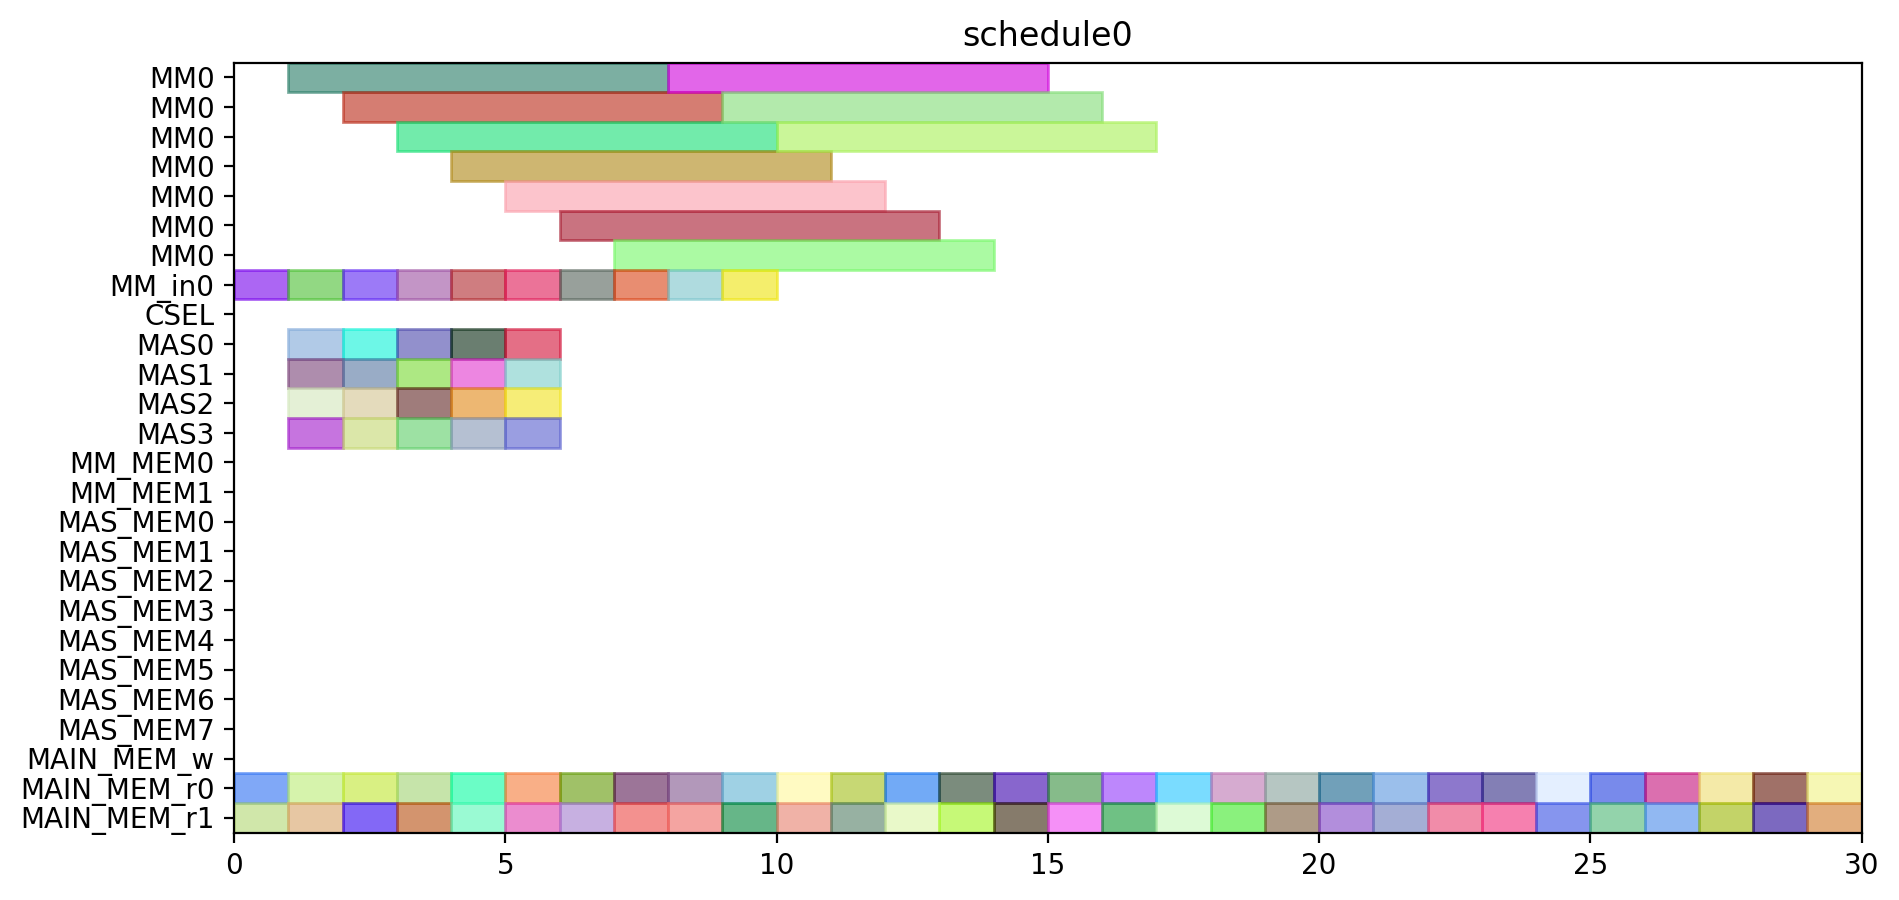

Here is the Python script that generated this plot:
from pyschedule import Scenario, solvers, plotters, alt


def solve():
	horizon = 131
	S = Scenario("schedule0", horizon=horizon)

	# resource
	MM = S.Resources('MM', num=1, size=7)
	MM_in = S.Resources('MM_in', num=1)
	CSEL = S.Resource('CSEL')
	MAS = S.Resources('MAS', num=4, size=1, periods=range(1, horizon))
	MM_MEM = S.Resources('MM_MEM', num=2)
	MAS_MEM = S.Resources('MAS_MEM', num=8)
	MAIN_MEM_w = S.Resource('MAIN_MEM_w', size=1)
	MAIN_MEM_r = S.Resources('MAIN_MEM_r', num=2)

	# result of previous scheduling

	# new tasks
	c_aa_a1_0 = S.Task('c_aa_a1_0', length=1, delay_cost=1)
	c_aa_a1_0 += alt(MAS)

	c_aa_a1_0_mem0 = S.Task('c_aa_a1_0_mem0', length=1, delay_cost=1)
	c_aa_a1_0_mem0 += MAIN_MEM_r[0]
	c_aa_a1_0_mem1 = S.Task('c_aa_a1_0_mem1', length=1, delay_cost=1)
	c_aa_a1_0_mem1 += MAIN_MEM_r[1]
	c_aa_a1_1 = S.Task('c_aa_a1_1', length=1, delay_cost=1)
	c_aa_a1_1 += alt(MAS)

	c_aa_a1_1_mem0 = S.Task('c_aa_a1_1_mem0', length=1, delay_cost=1)
	c_aa_a1_1_mem0 += MAIN_MEM_r[0]
	c_aa_a1_1_mem1 = S.Task('c_aa_a1_1_mem1', length=1, delay_cost=1)
	c_aa_a1_1_mem1 += MAIN_MEM_r[1]
	c_aa_t10 = S.Task('c_aa_t10', length=1, delay_cost=1)
	c_aa_t10 += alt(MAS)

	c_aa_t10_mem0 = S.Task('c_aa_t10_mem0', length=1, delay_cost=1)
	c_aa_t10_mem0 += MAIN_MEM_r[0]
	c_aa_t10_mem1 = S.Task('c_aa_t10_mem1', length=1, delay_cost=1)
	c_aa_t10_mem1 += MAIN_MEM_r[1]
	c_aa_t11 = S.Task('c_aa_t11', length=1, delay_cost=1)
	c_aa_t11 += alt(MAS)

	c_aa_t11_mem0 = S.Task('c_aa_t11_mem0', length=1, delay_cost=1)
	c_aa_t11_mem0 += MAIN_MEM_r[0]
	c_aa_t11_mem1 = S.Task('c_aa_t11_mem1', length=1, delay_cost=1)
	c_aa_t11_mem1 += MAIN_MEM_r[1]
	c_aa_t3_t0_in = S.Task('c_aa_t3_t0_in', length=1, delay_cost=1)
	c_aa_t3_t0_in += alt(MM_in)
	c_aa_t3_t0 = S.Task('c_aa_t3_t0', length=7, delay_cost=1)
	c_aa_t3_t0 += alt(MM)
	S += c_aa_t3_t0>=c_aa_t3_t0_in

	c_aa_t3_t0_mem0 = S.Task('c_aa_t3_t0_mem0', length=1, delay_cost=1)
	c_aa_t3_t0_mem0 += MAIN_MEM_r[0]
	c_aa_t3_t0_mem1 = S.Task('c_aa_t3_t0_mem1', length=1, delay_cost=1)
	c_aa_t3_t0_mem1 += MAIN_MEM_r[1]
	c_aa_t3_t1_in = S.Task('c_aa_t3_t1_in', length=1, delay_cost=1)
	c_aa_t3_t1_in += alt(MM_in)
	c_aa_t3_t1 = S.Task('c_aa_t3_t1', length=7, delay_cost=1)
	c_aa_t3_t1 += alt(MM)
	S += c_aa_t3_t1>=c_aa_t3_t1_in

	c_aa_t3_t1_mem0 = S.Task('c_aa_t3_t1_mem0', length=1, delay_cost=1)
	c_aa_t3_t1_mem0 += MAIN_MEM_r[0]
	c_aa_t3_t1_mem1 = S.Task('c_aa_t3_t1_mem1', length=1, delay_cost=1)
	c_aa_t3_t1_mem1 += MAIN_MEM_r[1]
	c_aa_t3_t2 = S.Task('c_aa_t3_t2', length=1, delay_cost=1)
	c_aa_t3_t2 += alt(MAS)

	c_aa_t3_t2_mem0 = S.Task('c_aa_t3_t2_mem0', length=1, delay_cost=1)
	c_aa_t3_t2_mem0 += MAIN_MEM_r[0]
	c_aa_t3_t2_mem1 = S.Task('c_aa_t3_t2_mem1', length=1, delay_cost=1)
	c_aa_t3_t2_mem1 += MAIN_MEM_r[1]
	c_aa_t3_t3 = S.Task('c_aa_t3_t3', length=1, delay_cost=1)
	c_aa_t3_t3 += alt(MAS)

	c_aa_t3_t3_mem0 = S.Task('c_aa_t3_t3_mem0', length=1, delay_cost=1)
	c_aa_t3_t3_mem0 += MAIN_MEM_r[0]
	c_aa_t3_t3_mem1 = S.Task('c_aa_t3_t3_mem1', length=1, delay_cost=1)
	c_aa_t3_t3_mem1 += MAIN_MEM_r[1]
	c_bb_a1_0 = S.Task('c_bb_a1_0', length=1, delay_cost=1)
	c_bb_a1_0 += alt(MAS)

	c_bb_a1_0_mem0 = S.Task('c_bb_a1_0_mem0', length=1, delay_cost=1)
	c_bb_a1_0_mem0 += MAIN_MEM_r[0]
	c_bb_a1_0_mem1 = S.Task('c_bb_a1_0_mem1', length=1, delay_cost=1)
	c_bb_a1_0_mem1 += MAIN_MEM_r[1]
	c_bb_a1_1 = S.Task('c_bb_a1_1', length=1, delay_cost=1)
	c_bb_a1_1 += alt(MAS)

	c_bb_a1_1_mem0 = S.Task('c_bb_a1_1_mem0', length=1, delay_cost=1)
	c_bb_a1_1_mem0 += MAIN_MEM_r[0]
	c_bb_a1_1_mem1 = S.Task('c_bb_a1_1_mem1', length=1, delay_cost=1)
	c_bb_a1_1_mem1 += MAIN_MEM_r[1]
	c_bb_t10 = S.Task('c_bb_t10', length=1, delay_cost=1)
	c_bb_t10 += alt(MAS)

	c_bb_t10_mem0 = S.Task('c_bb_t10_mem0', length=1, delay_cost=1)
	c_bb_t10_mem0 += MAIN_MEM_r[0]
	c_bb_t10_mem1 = S.Task('c_bb_t10_mem1', length=1, delay_cost=1)
	c_bb_t10_mem1 += MAIN_MEM_r[1]
	c_bb_t11 = S.Task('c_bb_t11', length=1, delay_cost=1)
	c_bb_t11 += alt(MAS)

	c_bb_t11_mem0 = S.Task('c_bb_t11_mem0', length=1, delay_cost=1)
	c_bb_t11_mem0 += MAIN_MEM_r[0]
	c_bb_t11_mem1 = S.Task('c_bb_t11_mem1', length=1, delay_cost=1)
	c_bb_t11_mem1 += MAIN_MEM_r[1]
	c_bb_t3_t0_in = S.Task('c_bb_t3_t0_in', length=1, delay_cost=1)
	c_bb_t3_t0_in += alt(MM_in)
	c_bb_t3_t0 = S.Task('c_bb_t3_t0', length=7, delay_cost=1)
	c_bb_t3_t0 += alt(MM)
	S += c_bb_t3_t0>=c_bb_t3_t0_in

	c_bb_t3_t0_mem0 = S.Task('c_bb_t3_t0_mem0', length=1, delay_cost=1)
	c_bb_t3_t0_mem0 += MAIN_MEM_r[0]
	c_bb_t3_t0_mem1 = S.Task('c_bb_t3_t0_mem1', length=1, delay_cost=1)
	c_bb_t3_t0_mem1 += MAIN_MEM_r[1]
	c_bb_t3_t1_in = S.Task('c_bb_t3_t1_in', length=1, delay_cost=1)
	c_bb_t3_t1_in += alt(MM_in)
	c_bb_t3_t1 = S.Task('c_bb_t3_t1', length=7, delay_cost=1)
	c_bb_t3_t1 += alt(MM)
	S += c_bb_t3_t1>=c_bb_t3_t1_in

	c_bb_t3_t1_mem0 = S.Task('c_bb_t3_t1_mem0', length=1, delay_cost=1)
	c_bb_t3_t1_mem0 += MAIN_MEM_r[0]
	c_bb_t3_t1_mem1 = S.Task('c_bb_t3_t1_mem1', length=1, delay_cost=1)
	c_bb_t3_t1_mem1 += MAIN_MEM_r[1]
	c_bb_t3_t2 = S.Task('c_bb_t3_t2', length=1, delay_cost=1)
	c_bb_t3_t2 += alt(MAS)

	c_bb_t3_t2_mem0 = S.Task('c_bb_t3_t2_mem0', length=1, delay_cost=1)
	c_bb_t3_t2_mem0 += MAIN_MEM_r[0]
	c_bb_t3_t2_mem1 = S.Task('c_bb_t3_t2_mem1', length=1, delay_cost=1)
	c_bb_t3_t2_mem1 += MAIN_MEM_r[1]
	c_bb_t3_t3 = S.Task('c_bb_t3_t3', length=1, delay_cost=1)
	c_bb_t3_t3 += alt(MAS)

	c_bb_t3_t3_mem0 = S.Task('c_bb_t3_t3_mem0', length=1, delay_cost=1)
	c_bb_t3_t3_mem0 += MAIN_MEM_r[0]
	c_bb_t3_t3_mem1 = S.Task('c_bb_t3_t3_mem1', length=1, delay_cost=1)
	c_bb_t3_t3_mem1 += MAIN_MEM_r[1]
	c_cc_a1_0 = S.Task('c_cc_a1_0', length=1, delay_cost=1)
	c_cc_a1_0 += alt(MAS)

	c_cc_a1_0_mem0 = S.Task('c_cc_a1_0_mem0', length=1, delay_cost=1)
	c_cc_a1_0_mem0 += MAIN_MEM_r[0]
	c_cc_a1_0_mem1 = S.Task('c_cc_a1_0_mem1', length=1, delay_cost=1)
	c_cc_a1_0_mem1 += MAIN_MEM_r[1]
	c_cc_a1_1 = S.Task('c_cc_a1_1', length=1, delay_cost=1)
	c_cc_a1_1 += alt(MAS)

	c_cc_a1_1_mem0 = S.Task('c_cc_a1_1_mem0', length=1, delay_cost=1)
	c_cc_a1_1_mem0 += MAIN_MEM_r[0]
	c_cc_a1_1_mem1 = S.Task('c_cc_a1_1_mem1', length=1, delay_cost=1)
	c_cc_a1_1_mem1 += MAIN_MEM_r[1]
	c_cc_t10 = S.Task('c_cc_t10', length=1, delay_cost=1)
	c_cc_t10 += alt(MAS)

	c_cc_t10_mem0 = S.Task('c_cc_t10_mem0', length=1, delay_cost=1)
	c_cc_t10_mem0 += MAIN_MEM_r[0]
	c_cc_t10_mem1 = S.Task('c_cc_t10_mem1', length=1, delay_cost=1)
	c_cc_t10_mem1 += MAIN_MEM_r[1]
	c_cc_t11 = S.Task('c_cc_t11', length=1, delay_cost=1)
	c_cc_t11 += alt(MAS)

	c_cc_t11_mem0 = S.Task('c_cc_t11_mem0', length=1, delay_cost=1)
	c_cc_t11_mem0 += MAIN_MEM_r[0]
	c_cc_t11_mem1 = S.Task('c_cc_t11_mem1', length=1, delay_cost=1)
	c_cc_t11_mem1 += MAIN_MEM_r[1]
	c_cc_t3_t0_in = S.Task('c_cc_t3_t0_in', length=1, delay_cost=1)
	c_cc_t3_t0_in += alt(MM_in)
	c_cc_t3_t0 = S.Task('c_cc_t3_t0', length=7, delay_cost=1)
	c_cc_t3_t0 += alt(MM)
	S += c_cc_t3_t0>=c_cc_t3_t0_in

	c_cc_t3_t0_mem0 = S.Task('c_cc_t3_t0_mem0', length=1, delay_cost=1)
	c_cc_t3_t0_mem0 += MAIN_MEM_r[0]
	c_cc_t3_t0_mem1 = S.Task('c_cc_t3_t0_mem1', length=1, delay_cost=1)
	c_cc_t3_t0_mem1 += MAIN_MEM_r[1]
	c_cc_t3_t1_in = S.Task('c_cc_t3_t1_in', length=1, delay_cost=1)
	c_cc_t3_t1_in += alt(MM_in)
	c_cc_t3_t1 = S.Task('c_cc_t3_t1', length=7, delay_cost=1)
	c_cc_t3_t1 += alt(MM)
	S += c_cc_t3_t1>=c_cc_t3_t1_in

	c_cc_t3_t1_mem0 = S.Task('c_cc_t3_t1_mem0', length=1, delay_cost=1)
	c_cc_t3_t1_mem0 += MAIN_MEM_r[0]
	c_cc_t3_t1_mem1 = S.Task('c_cc_t3_t1_mem1', length=1, delay_cost=1)
	c_cc_t3_t1_mem1 += MAIN_MEM_r[1]
	c_cc_t3_t2 = S.Task('c_cc_t3_t2', length=1, delay_cost=1)
	c_cc_t3_t2 += alt(MAS)

	c_cc_t3_t2_mem0 = S.Task('c_cc_t3_t2_mem0', length=1, delay_cost=1)
	c_cc_t3_t2_mem0 += MAIN_MEM_r[0]
	c_cc_t3_t2_mem1 = S.Task('c_cc_t3_t2_mem1', length=1, delay_cost=1)
	c_cc_t3_t2_mem1 += MAIN_MEM_r[1]
	c_cc_t3_t3 = S.Task('c_cc_t3_t3', length=1, delay_cost=1)
	c_cc_t3_t3 += alt(MAS)

	c_cc_t3_t3_mem0 = S.Task('c_cc_t3_t3_mem0', length=1, delay_cost=1)
	c_cc_t3_t3_mem0 += MAIN_MEM_r[0]
	c_cc_t3_t3_mem1 = S.Task('c_cc_t3_t3_mem1', length=1, delay_cost=1)
	c_cc_t3_t3_mem1 += MAIN_MEM_r[1]
	c_ab_t0_t0_in = S.Task('c_ab_t0_t0_in', length=1, delay_cost=1)
	c_ab_t0_t0_in += alt(MM_in)
	c_ab_t0_t0 = S.Task('c_ab_t0_t0', length=7, delay_cost=1)
	c_ab_t0_t0 += alt(MM)
	S += c_ab_t0_t0>=c_ab_t0_t0_in

	c_ab_t0_t0_mem0 = S.Task('c_ab_t0_t0_mem0', length=1, delay_cost=1)
	c_ab_t0_t0_mem0 += MAIN_MEM_r[0]
	c_ab_t0_t0_mem1 = S.Task('c_ab_t0_t0_mem1', length=1, delay_cost=1)
	c_ab_t0_t0_mem1 += MAIN_MEM_r[1]
	c_ab_t0_t1_in = S.Task('c_ab_t0_t1_in', length=1, delay_cost=1)
	c_ab_t0_t1_in += alt(MM_in)
	c_ab_t0_t1 = S.Task('c_ab_t0_t1', length=7, delay_cost=1)
	c_ab_t0_t1 += alt(MM)
	S += c_ab_t0_t1>=c_ab_t0_t1_in

	c_ab_t0_t1_mem0 = S.Task('c_ab_t0_t1_mem0', length=1, delay_cost=1)
	c_ab_t0_t1_mem0 += MAIN_MEM_r[0]
	c_ab_t0_t1_mem1 = S.Task('c_ab_t0_t1_mem1', length=1, delay_cost=1)
	c_ab_t0_t1_mem1 += MAIN_MEM_r[1]
	c_ab_t0_t2 = S.Task('c_ab_t0_t2', length=1, delay_cost=1)
	c_ab_t0_t2 += alt(MAS)

	c_ab_t0_t2_mem0 = S.Task('c_ab_t0_t2_mem0', length=1, delay_cost=1)
	c_ab_t0_t2_mem0 += MAIN_MEM_r[0]
	c_ab_t0_t2_mem1 = S.Task('c_ab_t0_t2_mem1', length=1, delay_cost=1)
	c_ab_t0_t2_mem1 += MAIN_MEM_r[1]
	c_ab_t0_t3 = S.Task('c_ab_t0_t3', length=1, delay_cost=1)
	c_ab_t0_t3 += alt(MAS)

	c_ab_t0_t3_mem0 = S.Task('c_ab_t0_t3_mem0', length=1, delay_cost=1)
	c_ab_t0_t3_mem0 += MAIN_MEM_r[0]
	c_ab_t0_t3_mem1 = S.Task('c_ab_t0_t3_mem1', length=1, delay_cost=1)
	c_ab_t0_t3_mem1 += MAIN_MEM_r[1]
	c_ab_t1_t0_in = S.Task('c_ab_t1_t0_in', length=1, delay_cost=1)
	c_ab_t1_t0_in += alt(MM_in)
	c_ab_t1_t0 = S.Task('c_ab_t1_t0', length=7, delay_cost=1)
	c_ab_t1_t0 += alt(MM)
	S += c_ab_t1_t0>=c_ab_t1_t0_in

	c_ab_t1_t0_mem0 = S.Task('c_ab_t1_t0_mem0', length=1, delay_cost=1)
	c_ab_t1_t0_mem0 += MAIN_MEM_r[0]
	c_ab_t1_t0_mem1 = S.Task('c_ab_t1_t0_mem1', length=1, delay_cost=1)
	c_ab_t1_t0_mem1 += MAIN_MEM_r[1]
	c_ab_t1_t1_in = S.Task('c_ab_t1_t1_in', length=1, delay_cost=1)
	c_ab_t1_t1_in += alt(MM_in)
	c_ab_t1_t1 = S.Task('c_ab_t1_t1', length=7, delay_cost=1)
	c_ab_t1_t1 += alt(MM)
	S += c_ab_t1_t1>=c_ab_t1_t1_in

	c_ab_t1_t1_mem0 = S.Task('c_ab_t1_t1_mem0', length=1, delay_cost=1)
	c_ab_t1_t1_mem0 += MAIN_MEM_r[0]
	c_ab_t1_t1_mem1 = S.Task('c_ab_t1_t1_mem1', length=1, delay_cost=1)
	c_ab_t1_t1_mem1 += MAIN_MEM_r[1]
	solvers.mip.solve(S,msg=1,kind='CPLEX',ratio_gap=1.01)

	solution = [['hoge']*len(S.solution()[1]) for i in range(len(S.solution()))]
	for i in range(len(S.solution())):
		for j in range(len(S.solution()[i])):
			solution[i][j]=str(S.solution()[i][j])
	print(solution)

	cycles = int(solution[-1][3])

	pic_file_name = "/home/mfukuda/ABE/multiRAM_multiMAS_16mux/scheduling_result/stage7MM1_stage1MAS4/FP12_INV_BEFORE_FPINV/schedule0.png"
	if(S.solution() != []):
		plotters.matplotlib.plot(S,img_filename=pic_file_name, show_task_labels=False, fig_size=(cycles*0.25+3, 5))

	return solution
